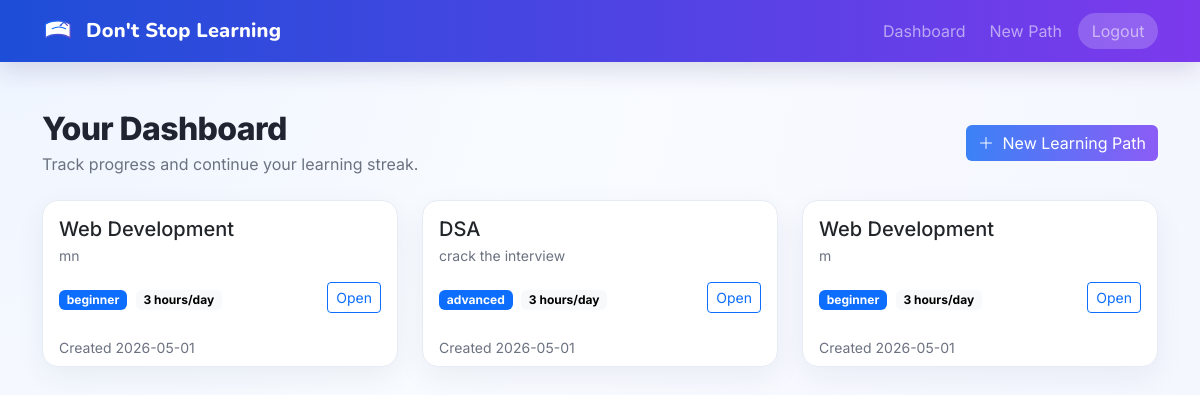
The page /dashboard (signed in) on the database its author committed.
### app/models.py (models this page shows)
class Roadmap(db.Model):
    id = db.Column(db.Integer, primary_key=True)
    skill = db.Column(db.String(50), nullable=False)
    level = db.Column(db.String(20), nullable=False)      # beginner, intermediate, advanced
    goal = db.Column(db.Text, nullable=False)
    time_per_day = db.Column(db.String(20), nullable=False) # e.g. "1 hour", "2 hours"
    created_at = db.Column(db.DateTime, default=datetime.utcnow)
    user_id = db.Column(db.Integer, db.ForeignKey('user.id'), nullable=False)
    tasks = db.relationship('Task', backref='roadmap', lazy=True, order_by="Task.order")

### app/main/routes.py (the view)
@main.route('/dashboard')
@login_required
def dashboard():
    roadmaps = current_user.roadmaps
    return render_template('main/dashboard.html', roadmaps=roadmaps)

### app/models.py (called while the page is built)
@login_manager.user_loader
def load_user(user_id):
    return User.query.get(int(user_id))

### app/templates/main/dashboard.html (shortened to what this page needs)
{% extends "base.html" %}
{% block content %}
<div class="d-flex flex-wrap justify-content-between align-items-center mb-4 gap-3">
    <div>
        <h2 class="section-title mb-1">Your Dashboard</h2>
        <p class="text-muted mb-0">Track progress and continue your learning streak.</p>
    </div>
    <a href="{{ url_for('learning.onboarding') }}" class="btn btn-primary"><i class="bi bi-plus-lg me-1"></i> New Learning Path</a>
</div>
{% if roadmaps %}
<div class="row g-4">
    {% for roadmap in roadmaps %}
    <div class="col-md-6 col-lg-4">
        <div class="card h-100">
            <div class="card-body">
                <h5 class="card-title mb-1">{{ roadmap.skill }}</h5>
                <p class="text-muted small mb-3">{{ roadmap.goal }}</p>
                <div class="d-flex justify-content-between align-items-center">
                    <div>
                        <span class="badge bg-primary">{{ roadmap.level }}</span>
                        <span class="badge text-bg-light ms-1">{{ roadmap.time_per_day }}/day</span>
                    </div>
                    <a href="{{ url_for('learning.view_roadmap', roadmap_id=roadmap.id) }}" class="btn btn-outline-primary btn-sm">Open</a>
                </div>
            </div>
            <div class="card-footer bg-transparent border-0 small text-muted">Created {{ roadmap.created_at.strftime('%Y-%m-%d') }}</div>
        </div>
    </div>
    {% endfor %}
</div>
{% endif %}
{% endblock %}

### app/static/css/style.css (style rules this page uses)
:root { --bg: #f5f7ff; --surface: #ffffff; --text: #1f2430; --muted: #6b7280; --brand-1: #3b82f6; --brand-2: #8b5cf6; --ok: #10b981; --ring: rgba(59, 130, 246, 0.2); }
body { font-family: "Inter", system-ui, -apple-system, "Segoe UI", Roboto, Arial; background: radial-gradient(circle at 0% 0%, #eef4ff 0, #f8fbff 42%, var(--bg) 100%); color: var(--text); }
.card { background: var(--surface); border: 1px solid #e7ebf5; border-radius: 16px; box-shadow: 0 10px 30px rgba(21, 35, 70, 0.06); }
.btn-primary { border: none; background-image: linear-gradient(90deg, var(--brand-1), var(--brand-2)); }
.section-title { font-weight: 800; letter-spacing: -0.02em; }
.text-muted { color: var(--muted) !important; }

### rows shown on the page
Roadmap: skill "Web Development", goal "mn", level "beginner", time_per_day "3 hours", created_at "2026-05-01"
Roadmap: skill "DSA", goal "crack the interview", level "advanced", time_per_day "3 hours", created_at "2026-05-01"
Roadmap: skill "Web Development", goal "m", level "beginner", time_per_day "3 hours", created_at "2026-05-01"
